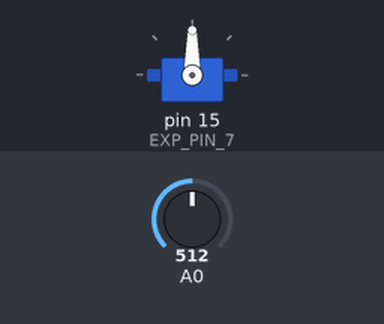
Recording of a sketch running on a simulated Arduino Uno, built with avr-gcc and run on an emulated ATmega328P. Shown: servo. Inputs (shaded band) come from the test bench; at power-on: A0 = 512.

Above: at 1.2 s.
1.3 s: A0 set to 716
At 2.5 s:
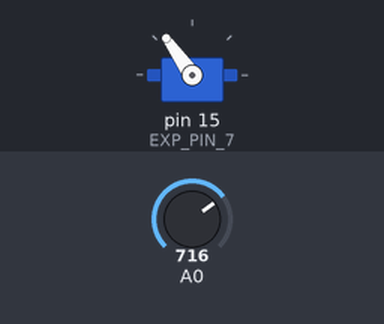
2.8 s: A0 set to 900
At 3.8 s:
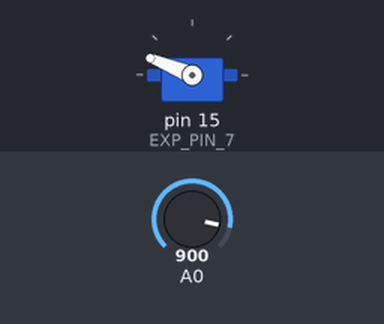
4.3 s: A0 set to 1023
At 4.9 s:
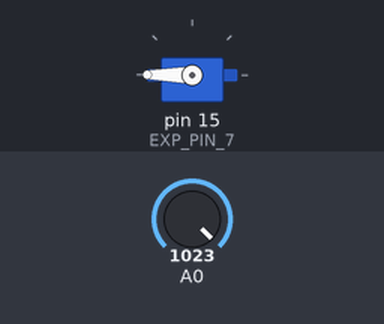
5.8 s: A0 set to 306
At 7.0 s:
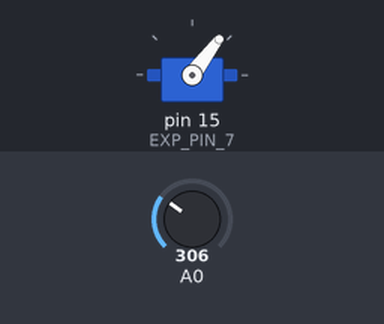
7.3 s: A0 set to 122
At 8.4 s:
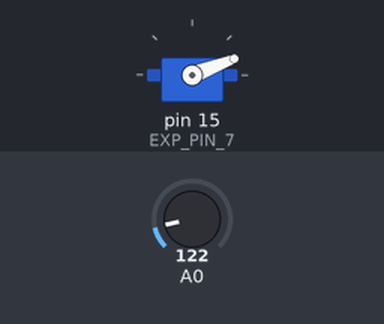
Timing chart, 0 to 9.8 s (numbered marks = the images above; inputs shaded):
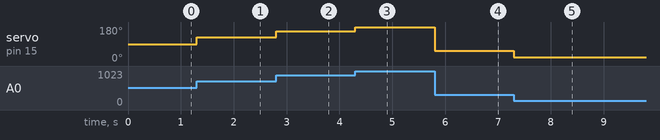

The sketch:

Potentiometer_Controlled_Servo.ino
```cpp
/*------------PIN DECLARATION FOR ESP8266 I/O EXPANSION SHIELD------------
        I/O         ORIGINAL
        Expansion     PIN
        Shield      ESP8266
--------------------------------------------------------------------------*/
#define EXP_PIN_2     0
#define EXP_PIN_3     4
#define EXP_PIN_4     5
#define EXP_PIN_5     12
#define EXP_PIN_6     13
#define EXP_PIN_7     15 //SERVO
/*------------PIN DECLARATION FOR ESP8266 I/O EXPANSION SHIELD------------*/

#include <Servo.h>
#define ROTATION_SENSOR A0

Servo sg90;

void setup() {
  sg90.attach(EXP_PIN_7);
}

void loop() {
  int rotationData = analogRead(A0);
  rotationData = map(rotationData, 0, 1023, 0, 180);
  sg90.write(rotationData);
}
```

Measured:
- after the input at 1.3 s, servo on pin 15 (EXP_PIN_7): 90° → 125° at once
- after the input at 2.8 s, servo on pin 15 (EXP_PIN_7): 125° → 158° at once
- after the input at 4.3 s, servo on pin 15 (EXP_PIN_7): 158° → 180° at once
- after the input at 5.8 s, servo on pin 15 (EXP_PIN_7): 180° → 53° at once
- after the input at 7.3 s, servo on pin 15 (EXP_PIN_7): 53° → 21° at once
